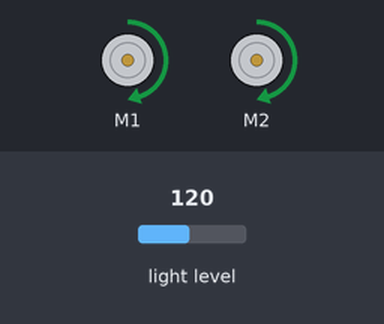
A program run on a simulated BBC micro:bit (MakeCode). Parts: 2 × DC motor (green arrow = forward, orange = backward, longer = faster). The test bench sets the inputs (shaded band); at power-on: light level 120.

Above: at 1.2 s.
1.3 s: light level set to 5
At 1.6 s:
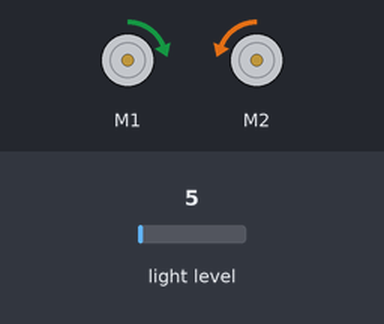
2.8 s: light level set to 64
At 4.0 s:
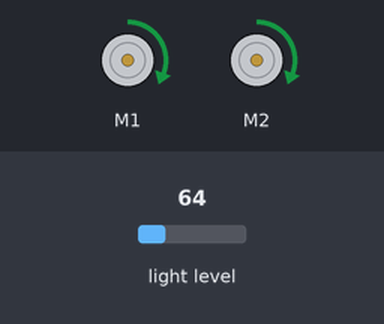
4.3 s: light level set to 191
At 5.2 s:
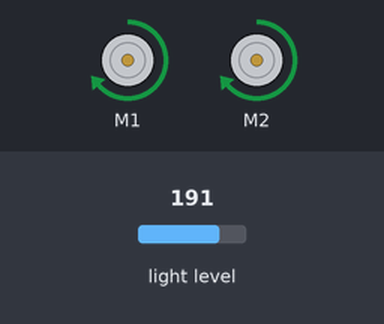
5.8 s: light level set to 250
At 6.2 s:
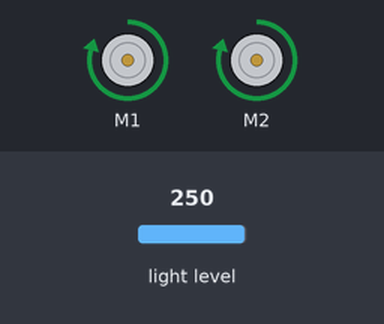
7.3 s: light level set to 47
At 8.5 s:
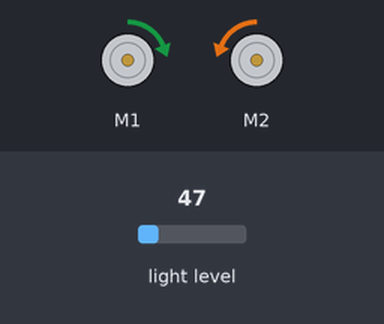
8.8 s: light level set to 53
At 9.8 s:
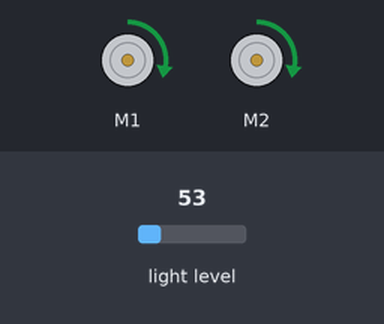
Timing chart, 0 to 11.3 s (numbered marks = the images above; inputs shaded):
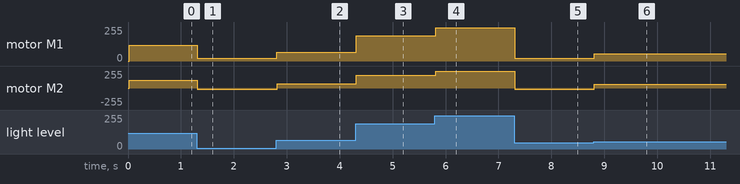

The program:

main.ts
```typescript
basic.forever(function () {
    if (input.lightLevel() > 50) {
        maqueen.motorRun(maqueen.Motors.All, maqueen.Dir.CW, input.lightLevel())
    } else {
        maqueen.motorRun(maqueen.Motors.M1, maqueen.Dir.CW, 20)
        maqueen.motorRun(maqueen.Motors.M2, maqueen.Dir.CCW, 20)
    }
})
```

test.ts
```typescript
// здесь помещаются тесты; они не будут скомпилированы, пока пакет используется в качестве расширения.
```

Measured:
- after the input at 1.3 s, motor M1: forward 120/255 → forward 20/255 at once; motor M2: forward 120/255 → backward 20/255 at once
- after the input at 2.8 s, motor M1: forward 20/255 → forward 64/255 at once; motor M2: backward 20/255 → forward 64/255 at once
- after the input at 4.3 s, motor M1, motor M2: forward 64/255 → forward 191/255 at once
- after the input at 5.8 s, motor M1, motor M2: forward 191/255 → forward 250/255 at once
- after the input at 7.3 s, motor M1: forward 250/255 → forward 20/255 at once; motor M2: forward 250/255 → backward 20/255 at once
- after the input at 8.8 s, motor M1: forward 20/255 → forward 53/255 at once; motor M2: backward 20/255 → forward 53/255 at once
